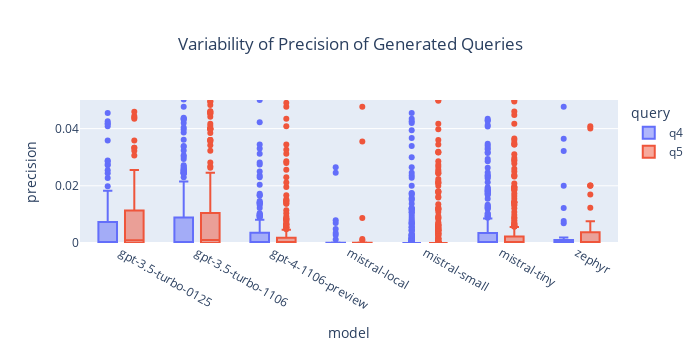

The notebook cell saved with this chart:
### Code cell
fig = px.box(filtered_df, x='model', y='precision', color='query', title='Variability of Precision of Generated Queries')
fig.update_yaxes(range=[0, 0.05])
# Show the plot
# Customize layout if needed
fig.update_layout(width=700, height=350, title_x=0.50)

# Show the plot
fig.show()
fig.write_image("precision_plot.pdf")

### Figure 1 — Plotly figure (JSON) as saved in the notebook; plotly's stock layout.template omitted (floating-point values rounded to 4 significant figures; data arrays with more than 128 entries replaced by an {"elided": "..."} marker saying what was removed)
{"data": [{"alignmentgroup": "True", "hovertemplate": "query=q4<br>model=%{x}<br>precision=%{y}<extra></extra>", "legendgroup": "q4", "marker": {"color": "#636efa"}, "name": "q4", "notched": false, "offsetgroup": "q4", "orientation": "v", "showlegend": true, "type": "box", "x": {"elided": "1763 str values"}, "x0": " ", "xaxis": "x", "y": {"elided": "1763 float values"}, "y0": " ", "yaxis": "y"}, {"alignmentgroup": "True", "hovertemplate": "query=q5<br>model=%{x}<br>precision=%{y}<extra></extra>", "legendgroup": "q5", "marker": {"color": "#EF553B"}, "name": "q5", "notched": false, "offsetgroup": "q5", "orientation": "v", "showlegend": true, "type": "box", "x": {"elided": "1763 str values"}, "x0": " ", "xaxis": "x", "y": {"elided": "1763 float values"}, "y0": " ", "yaxis": "y"}], "layout": {"boxmode": "group", "height": 350, "legend": {"title": {"text": "query"}, "tracegroupgap": 0}, "title": {"text": "Variability of Precision of Generated Queries", "x": 0.5}, "width": 700, "xaxis": {"anchor": "y", "autorange": true, "domain": [0, 1], "range": [-0.5395, 6.539], "title": {"text": "model"}, "type": "category"}, "yaxis": {"anchor": "x", "domain": [0, 1], "range": [0, 0.05], "title": {"text": "precision"}, "type": "linear"}}}
